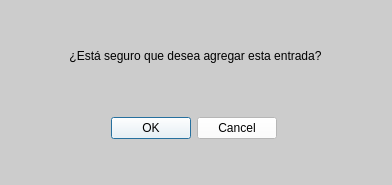
<?xml version="1.0" encoding="UTF-8"?>
<ui version="4.0">
 <class>MainWindow</class>
 <widget class="QMainWindow" name="MainWindow">
  <property name="geometry">
   <rect>
    <x>0</x>
    <y>0</y>
    <width>392</width>
    <height>185</height>
   </rect>
  </property>
  <property name="font">
   <font>
    <family>Hack</family>
   </font>
  </property>
  <property name="windowTitle">
   <string>Confirmación de Acción</string>
  </property>
  <property name="windowIcon">
   <iconset>
    <normaloff>../Python/Nucleo/Imagenes/logos-UNAH-600x600.png</normaloff>../Python/Nucleo/Imagenes/logos-UNAH-600x600.png</iconset>
  </property>
  <property name="styleSheet">
   <string notr="true">background-color:rgb(204, 204, 204);</string>
  </property>
  <property name="unifiedTitleAndToolBarOnMac">
   <bool>false</bool>
  </property>
  <widget class="QWidget" name="centralwidget">
   <widget class="QDialogButtonBox" name="buttonBox">
    <property name="geometry">
     <rect>
      <x>90</x>
      <y>110</y>
      <width>187</width>
      <height>36</height>
     </rect>
    </property>
    <property name="styleSheet">
     <string notr="true">color:black;
background-color: white;</string>
    </property>
    <property name="standardButtons">
     <set>QDialogButtonBox::Cancel|QDialogButtonBox::Ok</set>
    </property>
   </widget>
   <widget class="QLabel" name="label">
    <property name="geometry">
     <rect>
      <x>10</x>
      <y>20</y>
      <width>371</width>
      <height>71</height>
     </rect>
    </property>
    <property name="styleSheet">
     <string notr="true">color:black;
font: 10pt &quot;Hack&quot;;</string>
    </property>
    <property name="text">
     <string>¿Está seguro que desea agregar esta entrada?</string>
    </property>
    <property name="textFormat">
     <enum>Qt::AutoText</enum>
    </property>
    <property name="alignment">
     <set>Qt::AlignCenter</set>
    </property>
   </widget>
  </widget>
  <widget class="QStatusBar" name="statusbar"/>
 </widget>
 <resources/>
 <connections/>
</ui>
